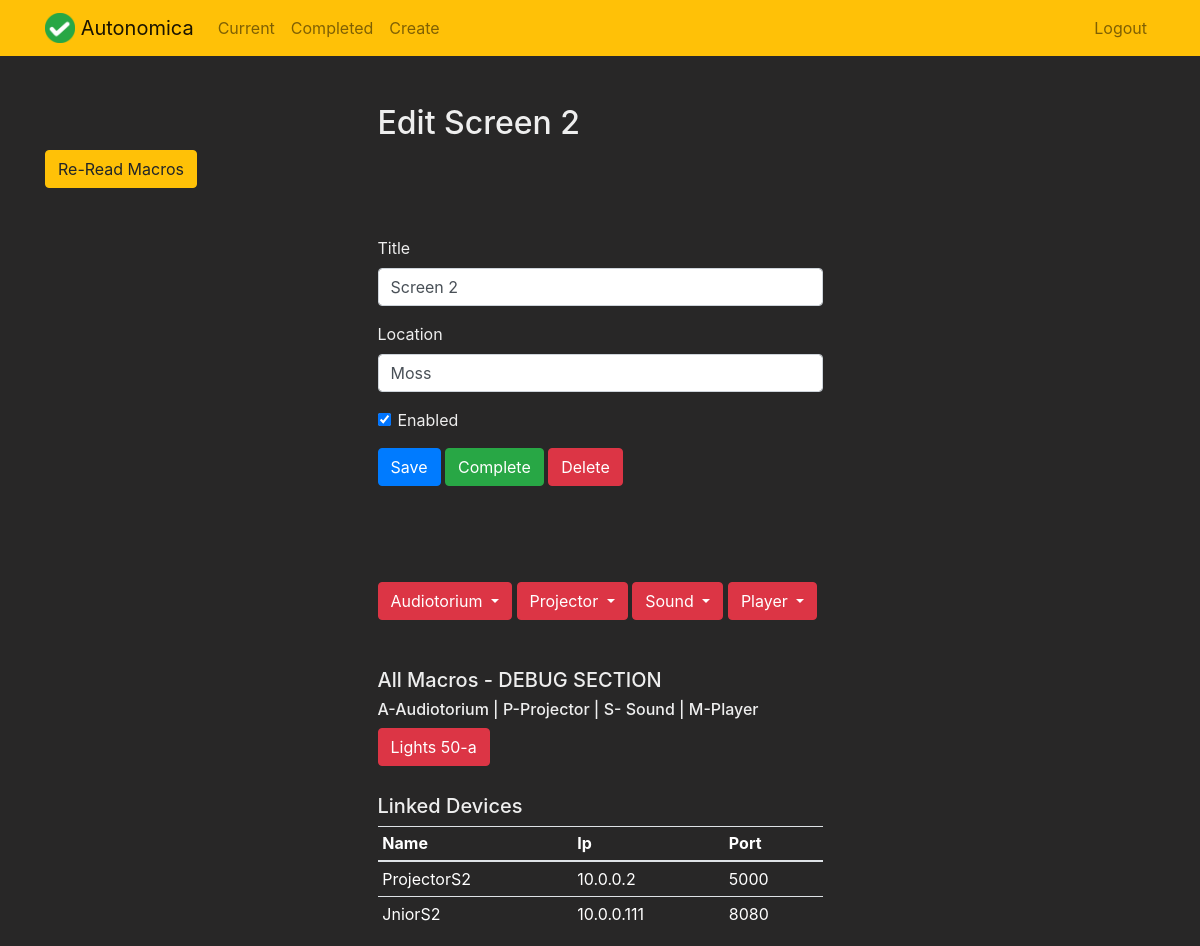
The app's page /screen/2 (signed in) with its own data.
### autonomica/models.py (models this page shows, shortened)
class Screen(models.Model):
    title = models.CharField(max_length=100)
    location = models.CharField(max_length=100, blank=True)
    created = models.DateTimeField(auto_now_add=True)
    enabled = models.BooleanField(default=False)
    user = models.ForeignKey(User, on_delete=models.CASCADE)

class Macro(models.Model):
    CATEGORY = (
        ('p', 'Projector'),
        ('s', 'Sound'),
        ('a', 'Audiotorium'),
        ('m', 'MediaBlock'),
    )
    CATEGORY_JNIOR = (
        ('n', 'None'),
        ('c', 'Cinema Application'),
        ('t', 'Tasker Application'),
    )
    screen = models.ForeignKey(Screen, on_delete=models.CASCADE, help_text="Related to screen.")
    device = models.ForeignKey(Device, on_delete=models.CASCADE, null=True, help_text="Device category.")
    name = models.CharField(max_length=100, help_text="Public name.")
    command = models.CharField(max_length=100, help_text="System command.")
    termination = models.CharField(max_length=100, blank=True, help_text="Termination String if any.")
    category = models.CharField(max_length=100, choices=CATEGORY, default='p', )
    jnior = models.CharField(max_length=100, choices=CATEGORY_JNIOR, default='n', help_text="Use if macro is amed for Tasker or Cinema Application." )

class Device(models.Model):
    screen = models.ForeignKey(Screen, on_delete=models.CASCADE)
    name = models.CharField(max_length=100)
    ip = models.CharField(max_length=100)
    port = models.CharField(max_length=100)
    cinema = models.BooleanField(default=False, blank=True, help_text="If Jnior is Cinema Application installed?")
    tasker = models.BooleanField(default=False, blank=True, help_text="If Jnior is Tasker Application installed?")

### autonomica/views.py (the view, shortened to what this page needs)
# urls.py: path('screen/<int:screen_pk>', views.viewscreen, name='viewscreen'),
def viewscreen(request, screen_pk):
    screen = get_object_or_404(Screen, pk=screen_pk)
    macro = Macro.objects.filter(screen_id=screen_pk).order_by('-name')
    device = Device.objects.filter(screen_id=screen_pk).order_by('-name')
    print('Screen id: ', screen_pk)
    if request.method == 'GET':
        formS = ScreenForm(instance=screen)
        return render(request, 'autonomica/viewscreen.html', {'screen': screen, 'form': formS, 'macros': macro, 'devices': device})

### autonomica/forms.py
class ScreenForm(ModelForm):
    class Meta:
        model = Screen
        fields = ['title', 'location', 'enabled']

### templates/autonomica/viewscreen.html (shortened to what this page needs)
{% extends "autonomica/base.html" %}
{% block content %}
    <div class="row justify-content-center mt-5">
        <div class="col-md-5">
            <h2>Edit {{ screen.title }}</h2>
        </div>
    </div>
    <button type="button" class="btn btn-warning" onclick="$('#complete').click()">Re-Read Macros</button>
    <div class="row justify-content-center mt-5">
        <div class="col-md-5">
            <form method="POST">
                <div class="form-group">
                    <label for="title">Title</label>
                    <input type="text" name="title" class="form-control" id="title" value="{{ screen.title }}" required>
                </div>
                <div class="form-group">
                    <label for="location">Location</label>
                    <input name="location" rows="5" class="form-control" id="location" value="{{ screen.location }}">
                </div>
                <div class="form-group form-check">
                    <input type="checkbox" name="important" class="form-check-input" id="important"
                           {% if screen.enabled %}checked{% endif %}>
                    <label class="form-check-label" for="important">Enabled</label>
                </div>
                <button type="submit" class="btn btn-primary">Save</button>
                <button type="button" class="btn btn-success" onclick="$('#complete').click()">Complete</button>
                <button type="button" class="btn btn-danger" onclick="$('#delete').click()">Delete</button>
            </form>
        </div>
    </div>
    <br>
    <div class="row justify-content-center mt-5">
        <div class="col-md-5">
            <br>
            <div>
                <div class="btn-group">
                    <button type="button" class="btn btn-danger dropdown-toggle" data-toggle="dropdown"
                            aria-haspopup="true" aria-expanded="false">
                        Audiotorium
                    </button>
                </div>
                <div class="btn-group">
                    <button type="button" class="btn btn-danger dropdown-toggle" data-toggle="dropdown"
                            aria-haspopup="true" aria-expanded="false">
                        Projector
                    </button>
                </div>
                <div class="btn-group">
                    <button type="button" class="btn btn-danger dropdown-toggle" data-toggle="dropdown"
                            aria-haspopup="true" aria-expanded="false">
                        Sound
                    </button>
                </div>
                <div class="btn-group">
                    <button type="button" class="btn btn-danger dropdown-toggle" data-toggle="dropdown"
                            aria-haspopup="true" aria-expanded="false">
                        Player
                    </button>
                </div>
            </div>
            <br>
            <br>
            <div>
                <h5>All Macros - DEBUG SECTION</h5>
                <h6>A-Audiotorium | P-Projector | S- Sound | M-Player </h6>
                <div>
                    {% for macro in macros %}
                        <button type="button" class="btn btn-danger mb-1"
                                onclick="null">{{ macro.name }}-{{ macro.category }}</button>
                    {% endfor %}
                </div>
            </div>
            <br>
            <h5>Linked Devices</h5>
            <table class="table table-sm">
                <thead>
                <tr>
                    <th scope="col">Name</th>
                    <th scope="col">Ip</th>
                    <th scope="col">Port</th>
                </tr>
                </thead>
                <tbody>
                {% for device in devices %}
                    <tr>
                        <td>{{ device.name }}</td>
                        <td>{{ device.ip }}</td>
                        <td>{{ device.port }}</td>
                    </tr>
                {% endfor %}
                </tbody>
            </table>
        </div>
    </div>
{% endblock %}

### autonomica/static/todo/style.css (style rules this page uses)
body { background-color: rgb(40, 39, 39); }
h2 { color: #eeeeee; }
h5 { color: #eeeeee; }
h6 { color: #eeeeee; }
label { color: #eeeeee; }
thead th { color: white; }
tbody td { color: white; }

### records on screen
Screen: title "Screen 2", location "Moss", enabled "☑"
Macro: name "Lights 50", category "a"
Device: name "ProjectorS2", ip "10.0.0.2", port "5000"
Device: name "JniorS2", ip "10.0.0.111", port "8080"
